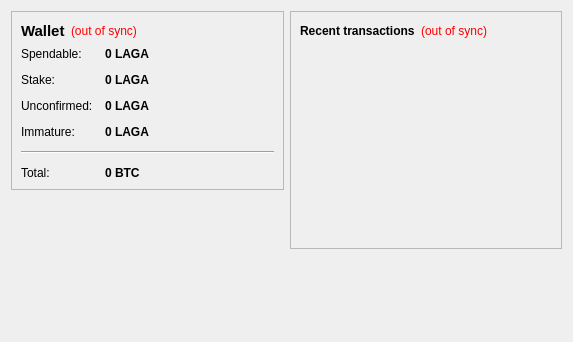
<?xml version="1.0" encoding="UTF-8"?>
<ui version="4.0">
 <class>OverviewPage</class>
 <widget class="QWidget" name="OverviewPage">
  <property name="geometry">
   <rect>
    <x>0</x>
    <y>0</y>
    <width>573</width>
    <height>342</height>
   </rect>
  </property>
  <property name="windowTitle">
   <string>Form</string>
  </property>
  <layout class="QHBoxLayout" name="horizontalLayout" stretch="1,1">
   <item>
    <layout class="QVBoxLayout" name="verticalLayout_2">
     <item>
      <widget class="QFrame" name="frame">
       <property name="frameShape">
        <enum>QFrame::StyledPanel</enum>
       </property>
       <property name="frameShadow">
        <enum>QFrame::Raised</enum>
       </property>
       <layout class="QVBoxLayout" name="verticalLayout_4">
        <item>
         <layout class="QHBoxLayout" name="horizontalLayout_4">
          <item>
           <widget class="QLabel" name="label_5">
            <property name="font">
             <font>
              <pointsize>11</pointsize>
              <weight>75</weight>
              <bold>true</bold>
             </font>
            </property>
            <property name="text">
             <string>Wallet</string>
            </property>
           </widget>
          </item>
          <item>
           <widget class="QLabel" name="labelWalletStatus">
            <property name="toolTip">
             <string>The displayed information may be out of date. Your wallet automatically synchronizes with the LastGame network after a connection is established, but this process has not completed yet.</string>
            </property>
            <property name="styleSheet">
             <string notr="true">QLabel { color: red; }</string>
            </property>
            <property name="text">
             <string notr="true">(out of sync)</string>
            </property>
            <property name="alignment">
             <set>Qt::AlignLeading|Qt::AlignLeft|Qt::AlignVCenter</set>
            </property>
           </widget>
          </item>
          <item>
           <spacer name="horizontalSpacer_2">
            <property name="orientation">
             <enum>Qt::Horizontal</enum>
            </property>
            <property name="sizeHint" stdset="0">
             <size>
              <width>40</width>
              <height>20</height>
             </size>
            </property>
           </spacer>
          </item>
         </layout>
        </item>
        <item>
         <layout class="QFormLayout" name="formLayout_2">
          <property name="fieldGrowthPolicy">
           <enum>QFormLayout::AllNonFixedFieldsGrow</enum>
          </property>
          <property name="horizontalSpacing">
           <number>12</number>
          </property>
          <property name="verticalSpacing">
           <number>12</number>
          </property>
          <item row="0" column="0">
           <widget class="QLabel" name="label">
            <property name="text">
             <string>Spendable:</string>
            </property>
           </widget>
          </item>
          <item row="0" column="1">
           <widget class="QLabel" name="labelBalance">
            <property name="font">
             <font>
              <weight>75</weight>
              <bold>true</bold>
             </font>
            </property>
            <property name="cursor">
             <cursorShape>IBeamCursor</cursorShape>
            </property>
            <property name="toolTip">
             <string>Your current spendable balance</string>
            </property>
            <property name="text">
             <string notr="true">0 LAGA</string>
            </property>
            <property name="textInteractionFlags">
             <set>Qt::LinksAccessibleByMouse|Qt::TextSelectableByKeyboard|Qt::TextSelectableByMouse</set>
            </property>
           </widget>
          </item>
          <item row="1" column="0">
           <widget class="QLabel" name="label_6">
            <property name="text">
             <string>Stake:</string>
            </property>
           </widget>
          </item>
          <item row="1" column="1">
           <widget class="QLabel" name="labelStake">
            <property name="font">
             <font>
              <weight>75</weight>
              <bold>true</bold>
             </font>
            </property>
            <property name="cursor">
             <cursorShape>IBeamCursor</cursorShape>
            </property>
            <property name="toolTip">
             <string>Total of coins that was staked, and do not yet count toward the current balance</string>
            </property>
            <property name="text">
             <string notr="true">0 LAGA</string>
            </property>
            <property name="textInteractionFlags">
             <set>Qt::LinksAccessibleByMouse|Qt::TextSelectableByKeyboard|Qt::TextSelectableByMouse</set>
            </property>
           </widget>
          </item>
          <item row="2" column="0">
           <widget class="QLabel" name="label_3">
            <property name="text">
             <string>Unconfirmed:</string>
            </property>
           </widget>
          </item>
          <item row="2" column="1">
           <widget class="QLabel" name="labelUnconfirmed">
            <property name="font">
             <font>
              <weight>75</weight>
              <bold>true</bold>
             </font>
            </property>
            <property name="cursor">
             <cursorShape>IBeamCursor</cursorShape>
            </property>
            <property name="toolTip">
             <string>Total of transactions that have yet to be confirmed, and do not yet count toward the current balance</string>
            </property>
            <property name="text">
             <string notr="true">0 LAGA</string>
            </property>
            <property name="textInteractionFlags">
             <set>Qt::LinksAccessibleByMouse|Qt::TextSelectableByKeyboard|Qt::TextSelectableByMouse</set>
            </property>
           </widget>
          </item>
          <item row="3" column="0">
           <widget class="QLabel" name="labelImmatureText">
            <property name="text">
             <string>Immature:</string>
            </property>
           </widget>
          </item>
          <item row="3" column="1">
           <widget class="QLabel" name="labelImmature">
            <property name="font">
             <font>
              <weight>75</weight>
              <bold>true</bold>
             </font>
            </property>
            <property name="toolTip">
             <string>Mined balance that has not yet matured</string>
            </property>
            <property name="text">
             <string notr="true">0 LAGA</string>
            </property>
            <property name="textInteractionFlags">
             <set>Qt::LinksAccessibleByMouse|Qt::TextSelectableByKeyboard|Qt::TextSelectableByMouse</set>
            </property>
           </widget>
          </item>
          <item row="4" column="0" colspan="2">
           <widget class="Line" name="line">
            <property name="orientation">
             <enum>Qt::Horizontal</enum>
            </property>
           </widget>
          </item>
          <item row="5" column="0">
           <widget class="QLabel" name="labelTotalText">
            <property name="text">
             <string>Total:</string>
            </property>
           </widget>
          </item>
          <item row="5" column="1">
           <widget class="QLabel" name="labelTotal">
            <property name="font">
             <font>
              <weight>75</weight>
              <bold>true</bold>
             </font>
            </property>
            <property name="cursor">
             <cursorShape>IBeamCursor</cursorShape>
            </property>
            <property name="toolTip">
             <string>Your current total balance</string>
            </property>
            <property name="text">
             <string notr="true">0 BTC</string>
            </property>
            <property name="textInteractionFlags">
             <set>Qt::LinksAccessibleByMouse|Qt::TextSelectableByKeyboard|Qt::TextSelectableByMouse</set>
            </property>
           </widget>
          </item>
         </layout>
        </item>
       </layout>
      </widget>
     </item>
     <item>
      <spacer name="verticalSpacer">
       <property name="orientation">
        <enum>Qt::Vertical</enum>
       </property>
       <property name="sizeHint" stdset="0">
        <size>
         <width>20</width>
         <height>40</height>
        </size>
       </property>
      </spacer>
     </item>
    </layout>
   </item>
   <item>
    <layout class="QVBoxLayout" name="verticalLayout_3">
     <item>
      <widget class="QFrame" name="frame_2">
       <property name="frameShape">
        <enum>QFrame::StyledPanel</enum>
       </property>
       <property name="frameShadow">
        <enum>QFrame::Raised</enum>
       </property>
       <layout class="QVBoxLayout" name="verticalLayout">
        <item>
         <layout class="QHBoxLayout" name="horizontalLayout_2">
          <item>
           <widget class="QLabel" name="label_4">
            <property name="text">
             <string>&lt;b&gt;Recent transactions&lt;/b&gt;</string>
            </property>
           </widget>
          </item>
          <item>
           <widget class="QLabel" name="labelTransactionsStatus">
            <property name="toolTip">
             <string>The displayed information may be out of date. Your wallet automatically synchronizes with the LastGame network after a connection is established, but this process has not completed yet.</string>
            </property>
            <property name="styleSheet">
             <string notr="true">QLabel { color: red; }</string>
            </property>
            <property name="text">
             <string notr="true">(out of sync)</string>
            </property>
            <property name="alignment">
             <set>Qt::AlignRight|Qt::AlignTrailing|Qt::AlignVCenter</set>
            </property>
           </widget>
          </item>
          <item>
           <spacer name="horizontalSpacer">
            <property name="orientation">
             <enum>Qt::Horizontal</enum>
            </property>
            <property name="sizeHint" stdset="0">
             <size>
              <width>40</width>
              <height>20</height>
             </size>
            </property>
           </spacer>
          </item>
         </layout>
        </item>
        <item>
         <widget class="QListView" name="listTransactions">
          <property name="styleSheet">
           <string notr="true">QListView { background: transparent; }</string>
          </property>
          <property name="frameShape">
           <enum>QFrame::NoFrame</enum>
          </property>
          <property name="verticalScrollBarPolicy">
           <enum>Qt::ScrollBarAlwaysOff</enum>
          </property>
          <property name="horizontalScrollBarPolicy">
           <enum>Qt::ScrollBarAlwaysOff</enum>
          </property>
          <property name="selectionMode">
           <enum>QAbstractItemView::NoSelection</enum>
          </property>
         </widget>
        </item>
       </layout>
      </widget>
     </item>
     <item>
      <spacer name="verticalSpacer_2">
       <property name="orientation">
        <enum>Qt::Vertical</enum>
       </property>
       <property name="sizeHint" stdset="0">
        <size>
         <width>20</width>
         <height>40</height>
        </size>
       </property>
      </spacer>
     </item>
    </layout>
   </item>
  </layout>
 </widget>
 <resources/>
 <connections/>
</ui>
